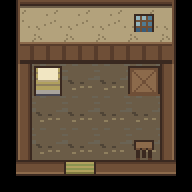

This game map was drawn from its Tiled (.tmx) file and the tilesets committed beside it. A one-line description and the full map source follow:
An orthogonal 6x6 tile map with 32x32 px tiles, 2 tile layers (ground, furniture).

<map version="1.10" tiledversion="1.12.0" orientation="orthogonal" renderorder="right-down" width="6" height="6" tilewidth="32" tileheight="32" infinite="0" nextlayerid="3" nextobjectid="1">
 <tileset firstgid="1" source="interior.tsx" />
 <layer id="1" name="ground" width="6" height="6">
  <data encoding="csv">
13,11,11,11,11,15,
14,12,12,12,12,16,
5,3,3,3,3,6,
5,3,3,3,3,6,
5,3,3,3,3,6,
8,7,10,7,7,9
</data>
 </layer>
 <layer id="2" name="furniture" width="6" height="6">
  <data encoding="csv">
0,0,0,0,22,0,
0,0,0,0,0,0,
0,23,0,0,30,0,
0,0,0,0,0,0,
0,0,0,0,19,0,
0,0,0,0,0,0
</data>
 </layer>
</map>
